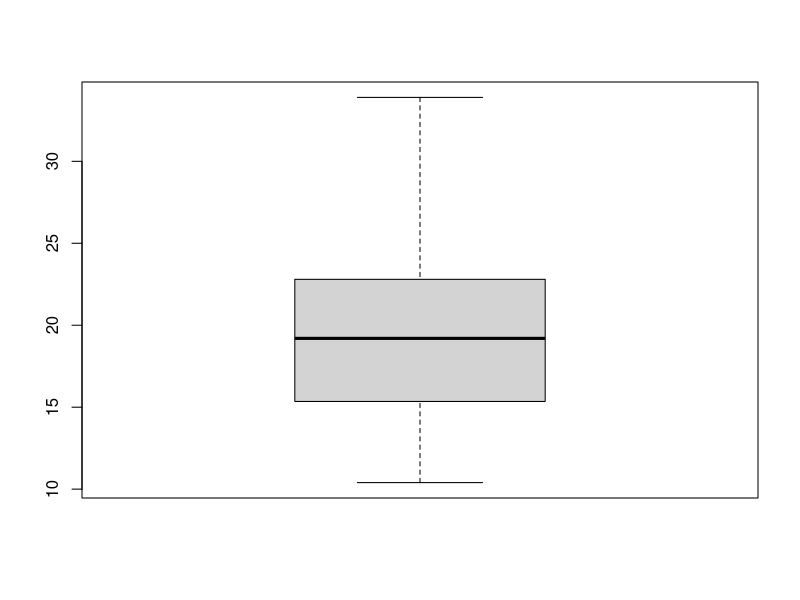
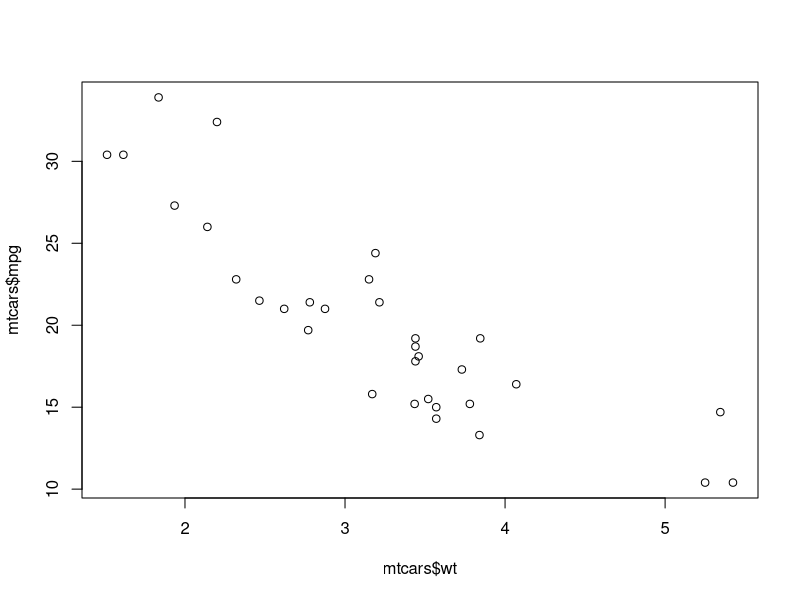
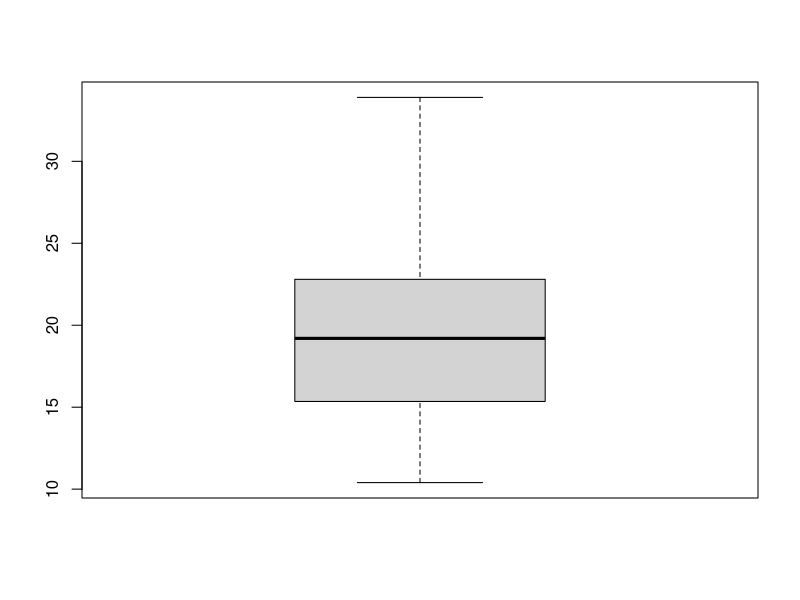
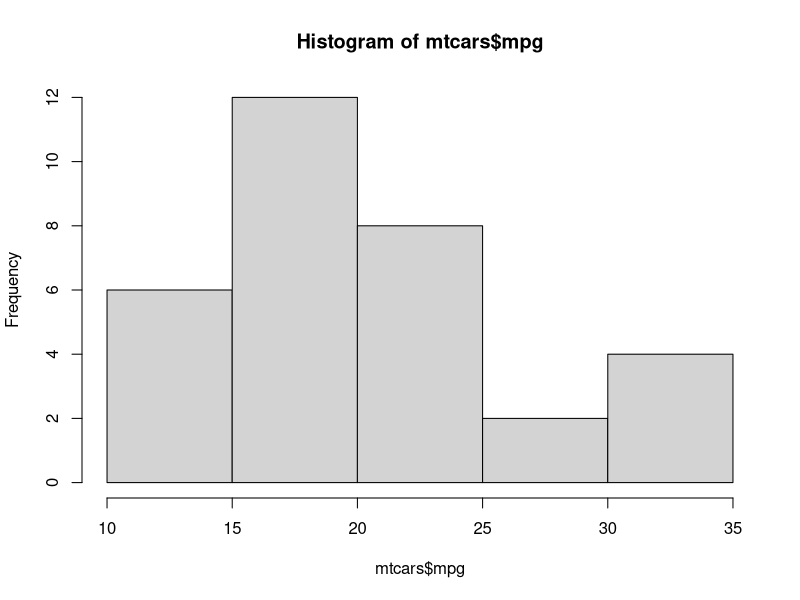
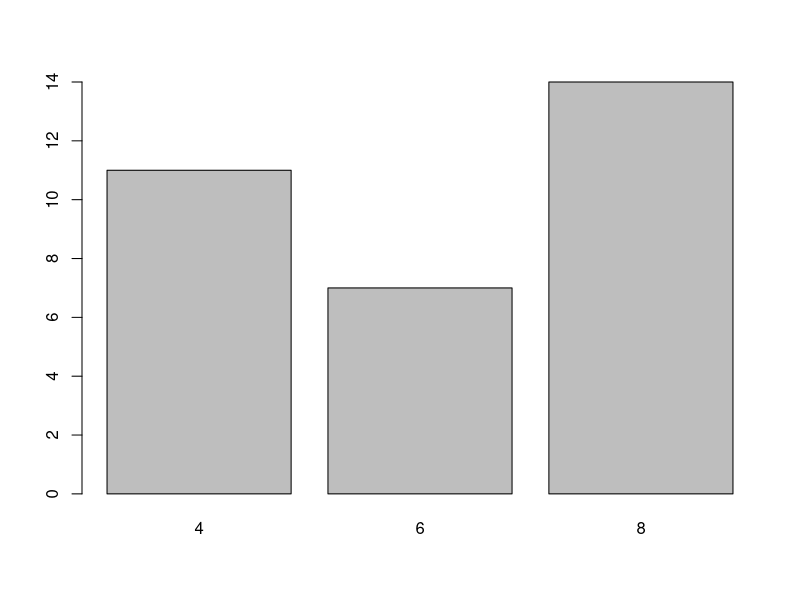
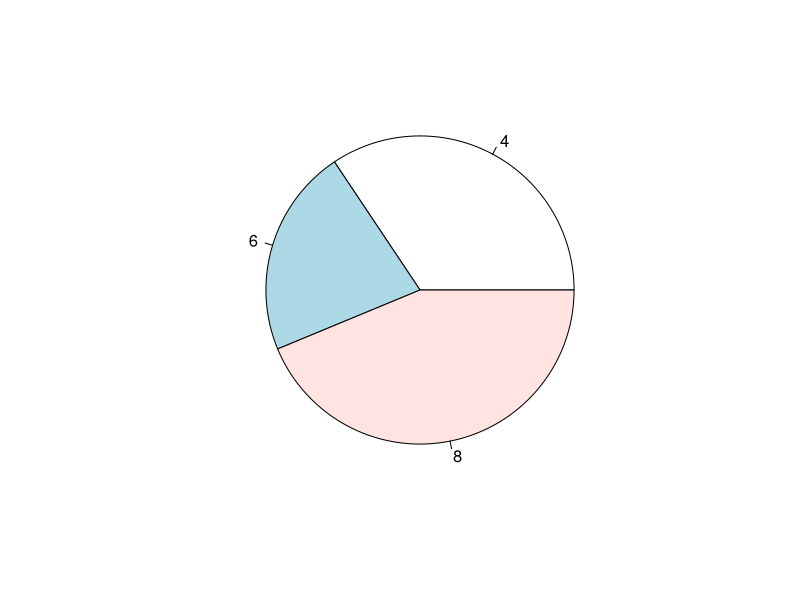

Source code (R) for these figures, in order:
# Data Distributions using Box and Scatter Plot
boxplot(mtcars$mpg) # Box plot for mpg
plot(mtcars$wt, mtcars$mpg) # Scatter plot for Weight vs MPG

# Outliers, Histograms, Bar Chart, and Pie Chart
boxplot(mtcars$mpg) # Outliers in mpg
hist(mtcars$mpg) # Histogram for mpg
barplot(table(mtcars$cyl)) # Bar chart for cylinders
pie(table(mtcars$cyl)) # Pie chart for cylinders

